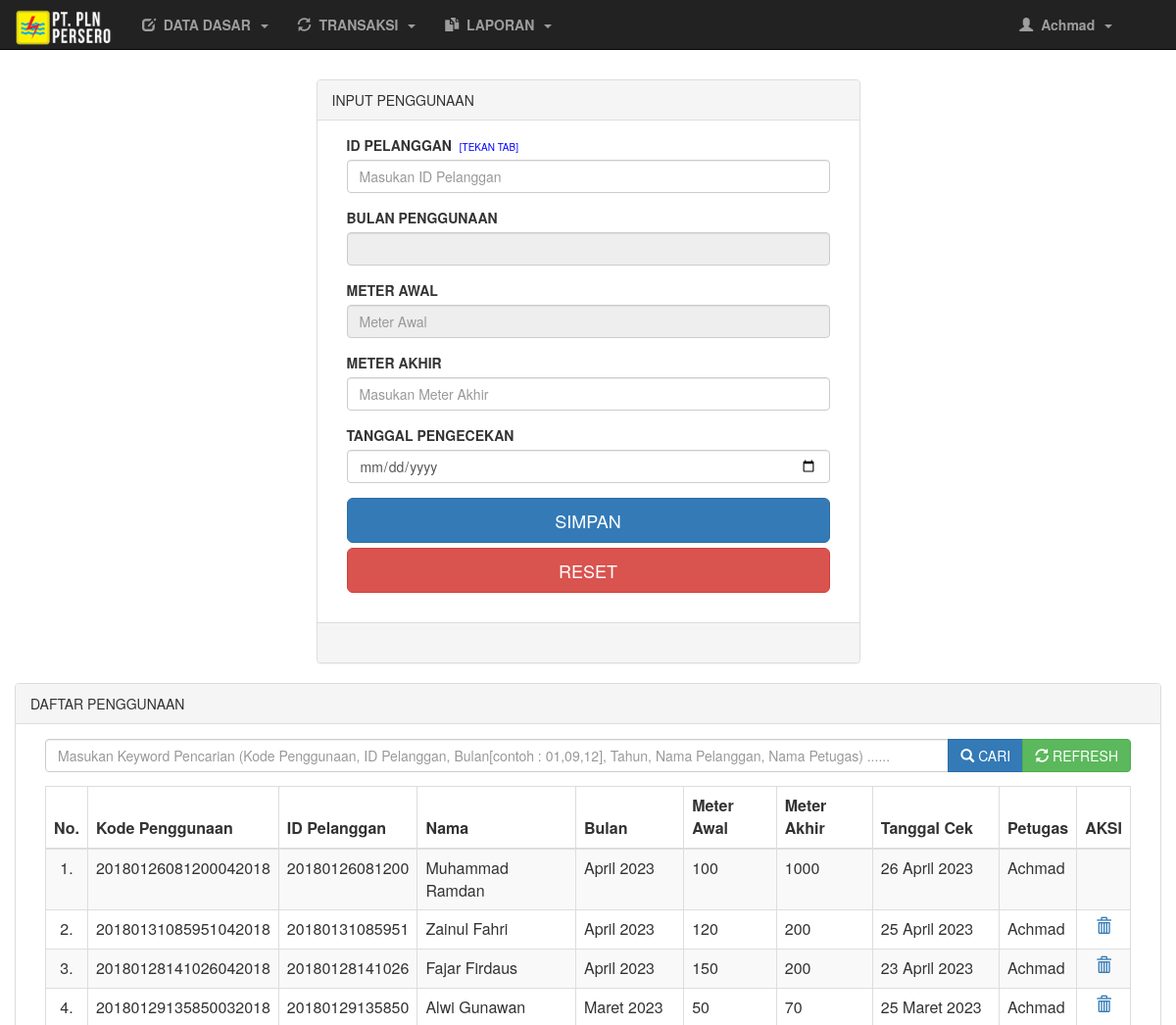
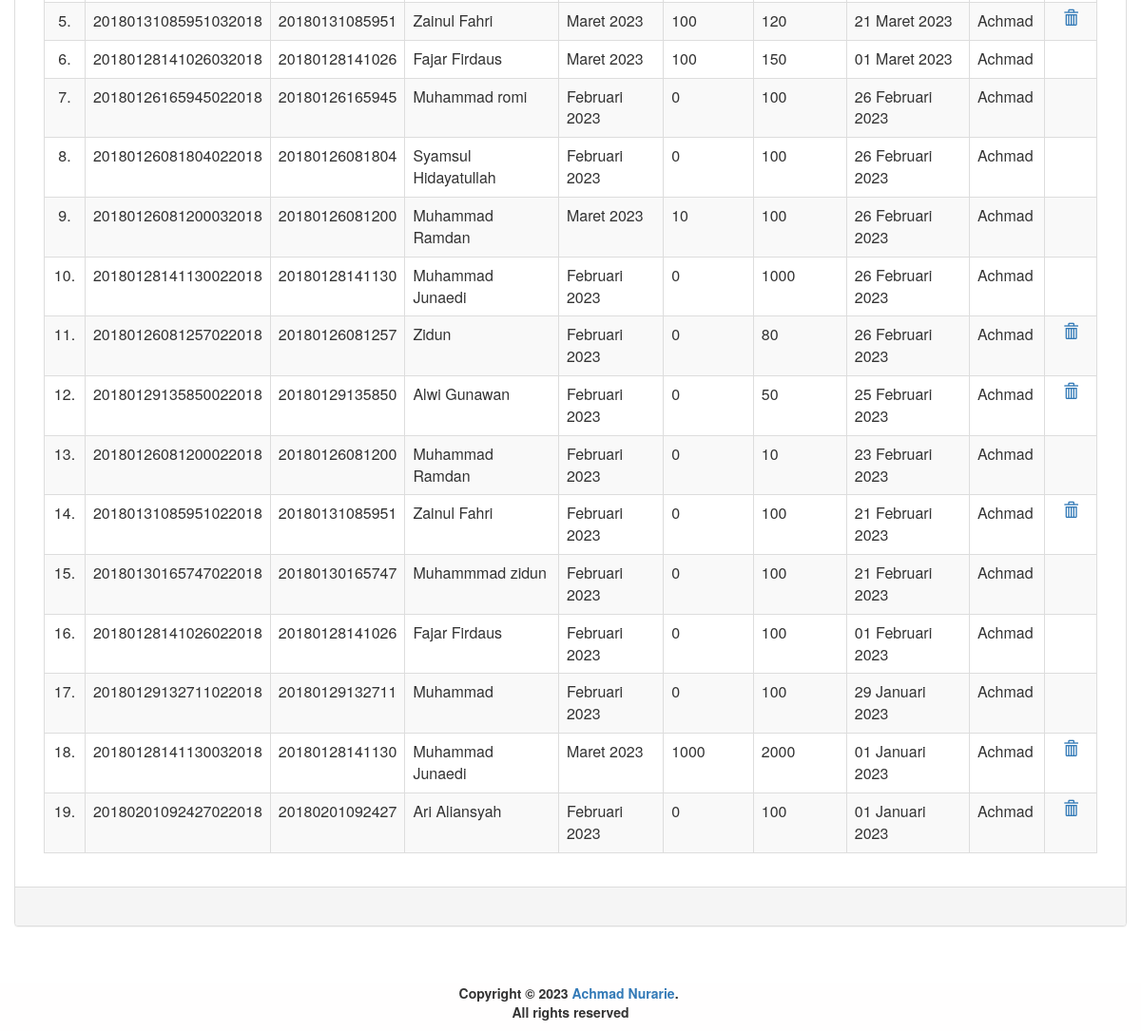
Screenshot of /pln/hal_utama.php?menu=penggunaan (signed in) with the database file from the repository (2 pictures, top to bottom).
### tables this page shows
CREATE TABLE IF NOT EXISTS `penggunaan` (
  `id_penggunaan` varchar(20) NOT NULL,
  `id_pelanggan` varchar(14) NOT NULL,
  `bulan` varchar(2) NOT NULL,
  `tahun` year(4) NOT NULL,
  `meter_awal` int(11) NOT NULL,
  `meter_akhir` int(11) NOT NULL,
  `tgl_cek` date NOT NULL,
  `id_petugas` varchar(12) NOT NULL,
  PRIMARY KEY (`id_penggunaan`)
);

### pln/penggunaan.php (the view, shortened to what this page needs)
<?php
	$id = @$_GET['id'];
		@$mawal = $penggunaan['meter_awal'];
		@$tahun = $penggunaan['tahun'];
	if (isset($_POST['bcari'])) {
		$text = $_POST['tcari'];
		$cari = "WHERE id_pelanggan LIKE '%$text%' OR id_penggunaan LIKE '%$text%' OR meter_awal LIKE '%$text%' OR meter_akhir LIKE '%$text%' OR tahun LIKE '%$text%' OR nama_pelanggan LIKE '%$text%' OR nama_petugas LIKE '%$text%'";
	}else{
		$cari=" WHERE meter_akhir != 0";
	}
?>
<!DOCTYPE html>
<html>
<head>
</head>
<body>
	<div class="container-fluid">
		<div class="row">
			<div class="col-md-12">
				<div class="col-md-3"></div>
				<div class="col-md-6">
					<div class="panel panel-default">
						<?php if(!@$_GET['id']){ ?>
							<div class="panel-heading">INPUT PENGGUNAAN</div>
						<?php }else{ ?>
							<div class="panel-heading">UBAH PENGGUNAAN - <?php echo @$id; ?></div>
						<?php } ?>
						<div class="panel-body">
							<form method="post">
								<div class="col-md-12">
									<div class="form-group">
										<label>ID PELANGGAN</label>&nbsp;&nbsp;<span style="color:blue;font-size: 10px;">[TEKAN TAB]</span>
										<input type="text" name="id_pelanggan" class="form-control" placeholder="Masukan ID Pelanggan" onchange="submit()" required value="<?php if(@$_GET['id']==""){echo @$id_pel;}else{ echo @$edit['id_pelanggan'];} ?>" list="id_pel" onkeypress='return event.charCode >=48 && event.charCode <=57' <?php if(@$_GET['id']){echo "readonly";} ?>>
									</div>
									<div class="form-group">
										<label>BULAN PENGGUNAAN</label>
										<input type="text" name="no_meter" class="form-control" placeholder="Bulan penggunaan" required readonly value="<?php if(@$_GET['id']==""){ @$aksi->bulan(@$bulan);echo " ".@$tahun;}else{@$aksi->bulan(@$edit['bulan']);echo " ".@$edit['tahun'];} ?>">
									</div>
									<div class="form-group">
										<label>METER AWAL</label>
										<input type="text" name="meter_awal" class="form-control" placeholder="Meter Awal" required readonly value="<?php if(@$_GET['id']==""){echo @$mawal;}else{echo @$edit['meter_awal'];} ?>">
									</div>
									<div class="form-group">
										<label>METER AKHIR</label>
										<input type="text" name="meter_akhir" class="form-control" placeholder="Masukan Meter Akhir" required value="<?php echo @$edit['meter_akhir']; ?>" onkeypress='return event.charCode >=48 && event.charCode <=57'>
									</div>
									<div class="form-group">
										<label>TANGGAL PENGECEKAN</label>
										<input type="date" name="tgl_cek" class="form-control" placeholder="Masukan Nama" required value="<?php echo @$edit['tgl_cek'] ?>">
									</div>
									<div class="form-group">
										<?php
										  if (@$_GET['id']=="") {?>
											<input type="submit" name="bsimpan" class="btn btn-primary btn-lg btn-block" value="SIMPAN">
										  <?php }else{ ?>
											<input type="submit" name="bubah" class="btn btn-success btn-lg btn-block" value="UBAH">
										<?php } ?>
										<a href="?menu=penggunaan" class="btn btn-danger btn-lg btn-block">RESET</a>
									</div>
								</div>
							</form>
						</div>
						<div class="panel-footer">&nbsp;</div>
					</div>
				</div>
			</div>
			<div class="col-md-12">
				<div class="panel panel-default">
					<div class="panel-heading">DAFTAR PENGGUNAAN</div>
					<div class="panel-body">
						<div class="col-md-12">
							<form method="post">
								<div class="input-group">
									<input type="text" name="tcari" class="form-control" value="<?php echo @$text ?>" placeholder="Masukan Keyword Pencarian (Kode Penggunaan, ID Pelanggan, Bulan[contoh : 01,09,12], Tahun, Nama Pelanggan, Nama Petugas) ......">
									<div class="input-group-btn">
										<button type="submit" name="bcari" class="btn btn-primary"><span class="glyphicon glyphicon-search"></span>&nbsp;CARI</button>
										<button type="submit"  name="brefresh" class="btn btn-success"><span class="glyphicon glyphicon-refresh"></span>&nbsp;REFRESH</button>
									</div>
								</div>
							</form>
						</div>
						<div class="col-md-12">
							<div class="table-responsive">
								<table class="table table-bordered table-striped table-hover">
									<thead>
										<th><center>No.</center></th>
										<th>Kode Penggunaan</th>
										<th>ID Pelanggan</th>
										<th>Nama</th>
										<th>Bulan</th>
										<th>Meter Awal</th>
										<th>Meter Akhir</th>
										<th>Tanggal Cek</th>
										<th>Petugas</th>
										<th colspan="1"><center>AKSI</center></th>
									</thead>
									<tbody>
										<?php
											$no=0;
											$data = $aksi->tampil("qw_penggunaan",$cari,"ORDER BY tgl_cek DESC");
											if ($data=="") {
												$aksi->no_record(8);
											}else{
												foreach ($data as $r) {
													$cek = $aksi->cekdata("tagihan WHERE id_pelanggan = '$r[id_pelanggan]' AND bulan = '$r[bulan]' AND tahun = '$r[tahun]' AND status = 'Belum Bayar'");
												$no++; ?>
												<tr>
													<td align="center"><?php echo $no; ?>.</td>
													<td><?php echo $r['id_penggunaan'] ?></td>
													<td><?php echo $r['id_pelanggan'] ?></td>
													<td><?php echo $r['nama_pelanggan'] ?></td>
													<td><?php $aksi->bulan($r['bulan']);echo " ".$r['tahun'];?></td>
													<td><?php echo $r['meter_awal'] ?></td>
													<td><?php echo $r['meter_akhir'] ?></td>
													<td><?php $aksi->format_tanggal($r['tgl_cek']); ?></td>
													<td><?php echo $r['nama_petugas'] ?></td>
													<?php
														if ($cek == 0) { ?>
															<td colspan="2"></td>
														<?php }else{?>
															<td align="center"><a href="?menu=penggunaan&hapus&id=<?php echo $r['id_penggunaan']; ?>" ><span class="glyphicon glyphicon-trash"></span></a></td>
														<?php } ?>
												</tr>
										<?php } } ?>
									 </tbody>
								</table>
							</div>
						</div>
					</div>
					<div class="panel-footer">&nbsp;</div>
				</div>
			</div>
		</div>
	</div>
</body>
</html>

### library/fungsi.php (shortened to what this page needs)
<?php
	class oop{
		function tampil($table,$where,$cari){
			$sql = mysql_query("SELECT * FROM $table $where $cari");
			while ($data = mysql_fetch_array($sql))
				@$jalan[] = $data;
				return @$jalan;
		}
		function cekdata($table){
			$sql = mysql_num_rows(mysql_query("SELECT * FROM $table"));
			return $sql;
		}
		function bulan($bulan){
			switch ($bulan) {
				case '02':$bln="Februari";break;
				case '03':$bln="Maret";break;
				case '04':$bln="April";break;
				default:$bln="";break;
			}
			echo $bln;
		}
		function format_tanggal($tanggal){
			$tahun = substr($tanggal, 0,4);
			$bulan = substr($tanggal, 5,2);
			$tanggal = substr($tanggal, 8,2);
			switch ($bulan) {
				case '01':$bln="Januari";break;
				case '02':$bln="Februari";break;
				case '03':$bln="Maret";break;
				case '04':$bln="April";break;
			}
			echo $tanggal." ".$bln." ".$tahun;
		}
	}
?>

### rows the page displays
penggunaan: id_penggunaan "20180126081200042018", id_pelanggan "20180126081200", nama_pelanggan "Muhammad Ramdan", bulan "April", tahun "2023", meter_awal "100", meter_akhir "1000", tgl_cek "26", tgl_cek "April", tgl_cek "2023", nama_petugas "Achmad"
penggunaan: id_penggunaan "20180131085951042018", id_pelanggan "20180131085951", nama_pelanggan "Zainul Fahri", bulan "April", tahun "2023", meter_awal "120", meter_akhir "200", tgl_cek "25", tgl_cek "April", tgl_cek "2023", nama_petugas "Achmad"
penggunaan: id_penggunaan "20180128141026042018", id_pelanggan "20180128141026", nama_pelanggan "Fajar Firdaus", bulan "April", tahun "2023", meter_awal "150", meter_akhir "200", tgl_cek "23", tgl_cek "April", tgl_cek "2023", nama_petugas "Achmad"
penggunaan: id_penggunaan "20180129135850032018", id_pelanggan "20180129135850", nama_pelanggan "Alwi Gunawan", bulan "Maret", tahun "2023", meter_awal "50", meter_akhir "70", tgl_cek "25", tgl_cek "Maret", tgl_cek "2023", nama_petugas "Achmad"
penggunaan: id_penggunaan "20180131085951032018", id_pelanggan "20180131085951", nama_pelanggan "Zainul Fahri", bulan "Maret", tahun "2023", meter_awal "100", meter_akhir "120", tgl_cek "21", tgl_cek "Maret", tgl_cek "2023", nama_petugas "Achmad"
penggunaan: id_penggunaan "20180128141026032018", id_pelanggan "20180128141026", nama_pelanggan "Fajar Firdaus", bulan "Maret", tahun "2023", meter_awal "100", meter_akhir "150", tgl_cek "01", tgl_cek "Maret", tgl_cek "2023", nama_petugas "Achmad"
penggunaan: id_penggunaan "20180126165945022018", id_pelanggan "20180126165945", nama_pelanggan "Muhammad romi", bulan "Februari", tahun "2023", meter_awal "0", meter_akhir "100", tgl_cek "26", tgl_cek "Februari", tgl_cek "2023", nama_petugas "Achmad"
penggunaan: id_penggunaan "20180126081804022018", id_pelanggan "20180126081804", nama_pelanggan "Syamsul Hidayatullah", bulan "Februari", tahun "2023", meter_awal "0", meter_akhir "100", tgl_cek "26", tgl_cek "Februari", tgl_cek "2023", nama_petugas "Achmad"
penggunaan: id_penggunaan "20180126081200032018", id_pelanggan "20180126081200", nama_pelanggan "Muhammad Ramdan", bulan "Maret", tahun "2023", meter_awal "10", meter_akhir "100", tgl_cek "26", tgl_cek "Februari", tgl_cek "2023", nama_petugas "Achmad"
penggunaan: id_penggunaan "20180128141130022018", id_pelanggan "20180128141130", nama_pelanggan "Muhammad Junaedi", bulan "Februari", tahun "2023", meter_awal "0", meter_akhir "1000", tgl_cek "26", tgl_cek "Februari", tgl_cek "2023", nama_petugas "Achmad"
penggunaan: id_penggunaan "20180126081257022018", id_pelanggan "20180126081257", nama_pelanggan "Zidun", bulan "Februari", tahun "2023", meter_awal "0", meter_akhir "80", tgl_cek "26", tgl_cek "Februari", tgl_cek "2023", nama_petugas "Achmad"
penggunaan: id_penggunaan "20180129135850022018", id_pelanggan "20180129135850", nama_pelanggan "Alwi Gunawan", bulan "Februari", tahun "2023", meter_awal "0", meter_akhir "50", tgl_cek "25", tgl_cek "Februari", tgl_cek "2023", nama_petugas "Achmad"
penggunaan: id_penggunaan "20180126081200022018", id_pelanggan "20180126081200", nama_pelanggan "Muhammad Ramdan", bulan "Februari", tahun "2023", meter_awal "0", meter_akhir "10", tgl_cek "23", tgl_cek "Februari", tgl_cek "2023", nama_petugas "Achmad"
penggunaan: id_penggunaan "20180131085951022018", id_pelanggan "20180131085951", nama_pelanggan "Zainul Fahri", bulan "Februari", tahun "2023", meter_awal "0", meter_akhir "100", tgl_cek "21", tgl_cek "Februari", tgl_cek "2023", nama_petugas "Achmad"
penggunaan: id_penggunaan "20180130165747022018", id_pelanggan "20180130165747", nama_pelanggan "Muhammmad zidun", bulan "Februari", tahun "2023", meter_awal "0", meter_akhir "100", tgl_cek "21", tgl_cek "Februari", tgl_cek "2023", nama_petugas "Achmad"
penggunaan: id_penggunaan "20180128141026022018", id_pelanggan "20180128141026", nama_pelanggan "Fajar Firdaus", bulan "Februari", tahun "2023", meter_awal "0", meter_akhir "100", tgl_cek "01", tgl_cek "Februari", tgl_cek "2023", nama_petugas "Achmad"
penggunaan: id_penggunaan "20180129132711022018", id_pelanggan "20180129132711", nama_pelanggan "Muhammad", bulan "Februari", tahun "2023", meter_awal "0", meter_akhir "100", tgl_cek "29", tgl_cek "Januari", tgl_cek "2023", nama_petugas "Achmad"
penggunaan: id_penggunaan "20180128141130032018", id_pelanggan "20180128141130", nama_pelanggan "Muhammad Junaedi", bulan "Maret", tahun "2023", meter_awal "1000", meter_akhir "2000", tgl_cek "01", tgl_cek "Januari", tgl_cek "2023", nama_petugas "Achmad"
penggunaan: id_penggunaan "20180201092427022018", id_pelanggan "20180201092427", nama_pelanggan "Ari Aliansyah", bulan "Februari", tahun "2023", meter_awal "0", meter_akhir "100", tgl_cek "01", tgl_cek "Januari", tgl_cek "2023", nama_petugas "Achmad"

### other values shown
$_SESSION['nama_petugas'] "Achmad"
